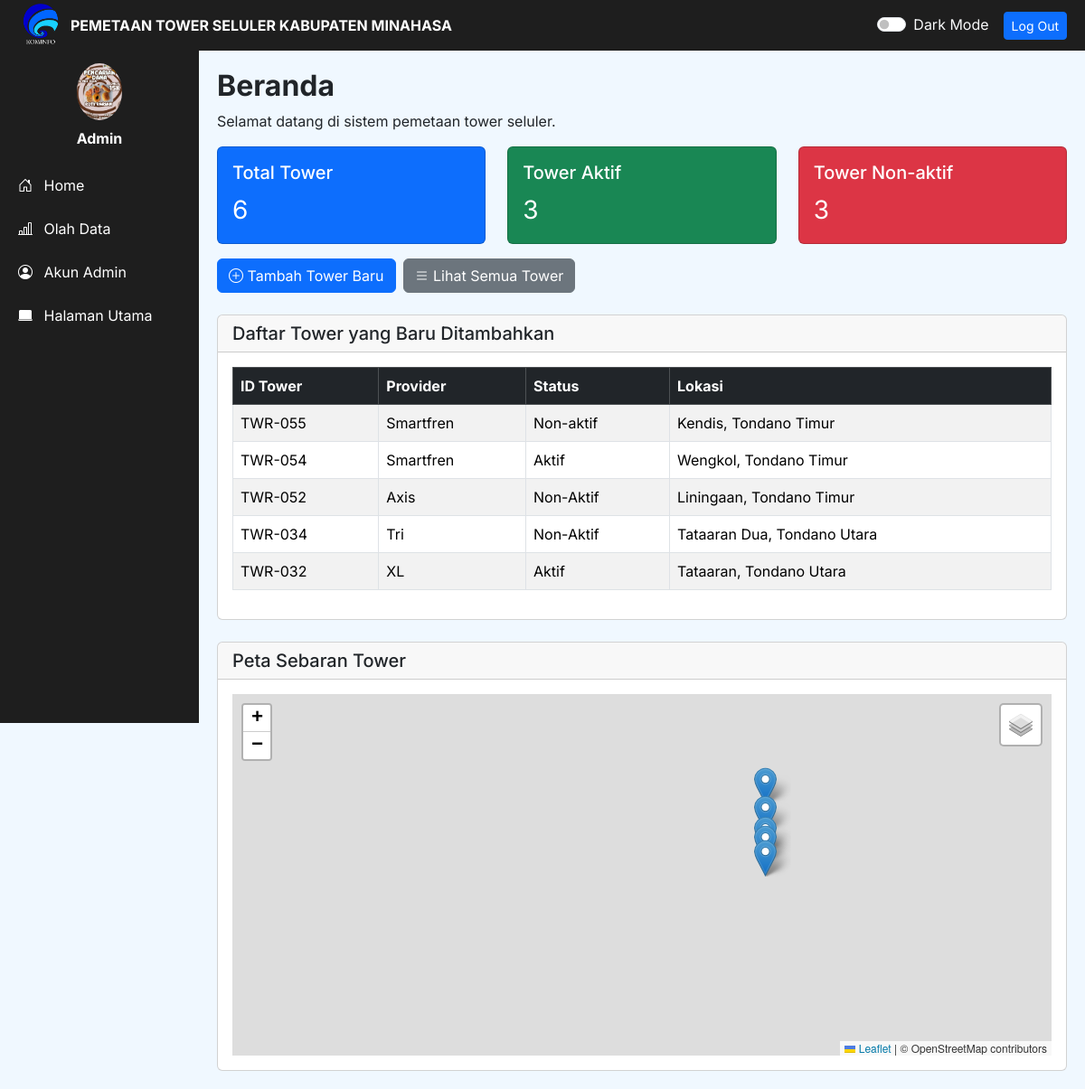
The app's page /admin/dashboard_admin.php (signed in) with its own data.
### tables this page shows
CREATE TABLE `akun` (
  `id` int(11) NOT NULL,
  `username` varchar(20) NOT NULL,
  `password` varchar(255) NOT NULL,
  `role` varchar(50) DEFAULT 'admin',
  `profile_image` varchar(255) DEFAULT NULL
);

CREATE TABLE `tower` (
  `id_tower` int(11) NOT NULL,
  `gambar` varchar(255) NOT NULL,
  `status` varchar(20) NOT NULL,
  `provider` varchar(50) NOT NULL,
  `lokasi` varchar(150) NOT NULL,
  `jml_kaki` int(1) NOT NULL,
  `lintang` float NOT NULL,
  `bujur` float(20,0) NOT NULL
);

### admin/pages/home.php (the view, shortened to what this page needs)
<?php
include "../koneksi.php";
$total_towers = 0;
$active_towers = 0;
$inactive_towers = 0;
$recent_towers = [];
$sql_total = "SELECT COUNT(*) as total FROM tower";
$sql_active = "SELECT COUNT(*) as active FROM tower WHERE status = 'Aktif'";
$sql_inactive = "SELECT COUNT(*) as inactive FROM tower WHERE status = 'Non-aktif'";
$result_total = $conn->query($sql_total);
if ($result_total) {
    $row = $result_total->fetch_assoc();
    $total_towers = $row['total'];
}
$result_active = $conn->query($sql_active);
if ($result_active) {
    $row = $result_active->fetch_assoc();
    $active_towers = $row['active'];
}
$result_inactive = $conn->query($sql_inactive);
if ($result_inactive) {
    $row = $result_inactive->fetch_assoc();
    $inactive_towers = $row['inactive'];
}
$sql_recent = "SELECT id_tower, provider, status, lokasi FROM tower ORDER BY id_tower DESC LIMIT 5";
$result_recent = $conn->query($sql_recent);
if ($result_recent) {
    while ($row = $result_recent->fetch_assoc()) {
        $recent_towers[] = $row;
    }
}
?>
<h2>Beranda</h2>
<p>Selamat datang di sistem pemetaan tower seluler.</p>
<div class="row">
    <div class="col-md-4 mb-3">
        <div class="card text-white bg-primary">
            <div class="card-body">
                <h5 class="card-title">Total Tower</h5>
                <p class="card-text fs-3"><?= $total_towers ?></p>
            </div>
        </div>
    </div>
    <div class="col-md-4 mb-3">
        <div class="card text-white bg-success">
            <div class="card-body">
                <h5 class="card-title">Tower Aktif</h5>
                <p class="card-text fs-3"><?= $active_towers ?></p>
            </div>
        </div>
    </div>
    <div class="col-md-4 mb-3">
        <div class="card text-white bg-danger">
            <div class="card-body">
                <h5 class="card-title">Tower Non-aktif</h5>
                <p class="card-text fs-3"><?= $inactive_towers ?></p>
            </div>
        </div>
    </div>
</div>
<div class="mb-4 d-flex flex-wrap gap-2">
    <a href="?page=add_tower" class="btn btn-primary">
        <i class="bi bi-plus-circle"></i> Tambah Tower Baru
    </a>
    <a href="?page=olahdata" class="btn btn-secondary">
        <i class="bi bi-list"></i> Lihat Semua Tower
    </a>
</div>
<div class="card mb-4">
<div class="card-header d-flex align-items-center">
    <h5 class="mb-0">Daftar Tower yang Baru Ditambahkan</h5>
</div>
    <div class="card-body">
        <?php if (count($recent_towers) > 0): ?>
        <div class="table-responsive">
            <table class="table table-striped table-bordered table-hover">
                <thead class="table-dark">
                    <tr>
                        <th>ID Tower</th>
                        <th>Provider</th>
                        <th>Status</th>
                        <th>Lokasi</th>
                    </tr>
                </thead>
                <tbody>
                    <?php foreach ($recent_towers as $tower): ?>
                    <tr>
                        <td><?= "TWR-0" . $tower['id_tower'] ?></td>
                        <td><?= htmlspecialchars($tower['provider']) ?></td>
                        <td><?= htmlspecialchars($tower['status']) ?></td>
                        <td><?= htmlspecialchars($tower['lokasi']) ?></td>
                    </tr>
                    <?php endforeach; ?>
                </tbody>
            </table>
        </div>
        <?php else: ?>
            <p>Tidak ada data tower terbaru.</p>
        <?php endif; ?>
    </div>
</div>
<div class="card">
<div class="card-header d-flex align-items-center">
    <h5 class="mb-0">Peta Sebaran Tower</h5>
</div>
    <div class="card-body">
        <div id="map" style="height: 400px;"></div>
    </div>
</div>
<link rel="stylesheet" href="https://unpkg.com/leaflet/dist/leaflet.css" />

### admin/dashboard_admin.php (shortened to what this page needs)
<?php
$page = $_GET['page'] ?? 'home';
?>
<!DOCTYPE html>
<html lang="en">
<head>
  <link href="https://cdn.jsdelivr.net/npm/bootstrap@5.3.3/dist/css/bootstrap.min.css" rel="stylesheet">
  <link href="https://cdn.jsdelivr.net/npm/bootstrap-icons@1.11.3/font/bootstrap-icons.css" rel="stylesheet">
  <link rel="stylesheet" href="admin-dark-mode.css" />
  <link rel="stylesheet" href="dashboard_admin.css" />
</head>
<body>
  <div class="topbar">
    <div class="d-flex align-items-center gap-2">
      <img src="../kominfo.png" alt="Logo" width="50">
      <span><strong>PEMETAAN TOWER SELULER KABUPATEN MINAHASA</strong></span>
    </div>
    <form action="logout.php" method="POST" class="topbar-logout-form d-flex align-items-center gap-2">
      <div class="form-check form-switch d-none d-md-inline-block me-2">
        <input class="form-check-input" type="checkbox" id="darkModeToggle" />
        <label class="form-check-label text-light" for="darkModeToggle">Dark Mode</label>
      </div>
      <button class="btn btn-primary btn-sm d-none d-md-inline-block" id="tombolLogOut">Log Out</button>
    </form>
  </div>
<div class="sidebar-desktop d-none d-md-block">
  <?php
    $username = $_SESSION['username'] ?? '';
    $profile_image = '../profile.png';
    if ($username) {
        require_once '../koneksi.php';
        $stmt = $conn->prepare("SELECT profile_image FROM akun WHERE username = ?");
        $stmt->bind_param("s", $username);
        $stmt->execute();
        $stmt->bind_result($db_profile_image);
        if ($stmt->fetch() && $db_profile_image) {
            $profile_image = '../uploads/profile_images/' . htmlspecialchars($db_profile_image);
        }
    }
  ?>
  <div class="text-center mb-3">
    <img src="<?= $profile_image ?>" width="50" class="rounded-circle mb-2 preview-image" alt="Profile" data-username="<?= htmlspecialchars($_SESSION['username'] ?? '') ?>">
    <div><strong><?= htmlspecialchars(ucfirst($_SESSION['role'] ?? 'User')) ?></strong></div>
  </div>
  <a href="?page=home"><i class="bi bi-house-door me-2"></i> Home</a>
  <a href="?page=olahdata"><i class="bi bi-bar-chart-line me-2"></i> Olah Data</a>
  <?php if (($_SESSION['role'] ?? '') === 'superadmin'): ?>
    <a href="?page=manage_admins"><i class="bi bi-people me-2"></i> Kelola Akun Admin</a>
  <?php else: ?>
    <a href="?page=akun"><i class="bi bi-person-circle me-2"></i> Akun Admin</a>
  <?php endif; ?>
  <a href="../utamas.php"><i class="bi bi-laptop-fill me-2"></i> Halaman Utama</a>
</div>
<div class="content">
  <?php
    $pagePath = "pages/$page.php";
    if (file_exists($pagePath)) {
      include $pagePath;
    } else {
      echo "<h4 class='text-danger'>Halaman tidak ditemukan.</h4>";
    }
  ?>
</div>
</body>
</html>

### admin/dashboard_admin.css (style rules this page uses)
body { margin: 0; padding: 0; font-family: 'Inter', sans-serif; background-color: #f0f8ff; }
#tombolLogOut { transition: transform 0.3s ease, box-shadow 0.3s ease, background-color 0.3s ease; cursor: pointer; }
.topbar { background-color: #1e1e1e; color: white; height: 56px; display: flex; flex-wrap: wrap; align-items: center; justify-content: space-between; padding: 0 20px; position: fixed; top: 0; left: 0; right: 0; z-index: 1040; }
.sidebar-desktop { background-color: #1e1e1e; color: white; width: 220px; height: 100vh; padding-top: 70px; position: fixed; top: 0; left: 0; }
.sidebar-desktop a { display: block; color: white; text-decoration: none; padding: 12px 20px; }
.content { margin-top: 56px; padding: 20px; }
input::placeholder { color: gray; transition: color 0.3s ease; font-style: italic; }
h2, h4 { font-weight: bold !important; }
@media (min-width: 768px) { .content { margin-left: 220px; } }

### admin/pages/home.php (style rules this page uses)
body, html { font-family: 'Inter', sans-serif !important; }

### records on screen
akun: profile_image (picture)
tower: id_tower "55", provider "Smartfren", status "Non-aktif", lokasi "Kendis, Tondano Timur"
tower: id_tower "54", provider "Smartfren", status "Aktif", lokasi "Wengkol, Tondano Timur"
tower: id_tower "52", provider "Axis", status "Non-Aktif", lokasi "Liningaan, Tondano Timur"
tower: id_tower "34", provider "Tri", status "Non-Aktif", lokasi "Tataaran Dua, Tondano Utara"
tower: id_tower "32", provider "XL", status "Aktif", lokasi "Tataaran, Tondano Utara"

### other values on screen
$_SESSION['role'] "Admin"
$total_towers "6"
$active_towers "3"
$inactive_towers "3"
